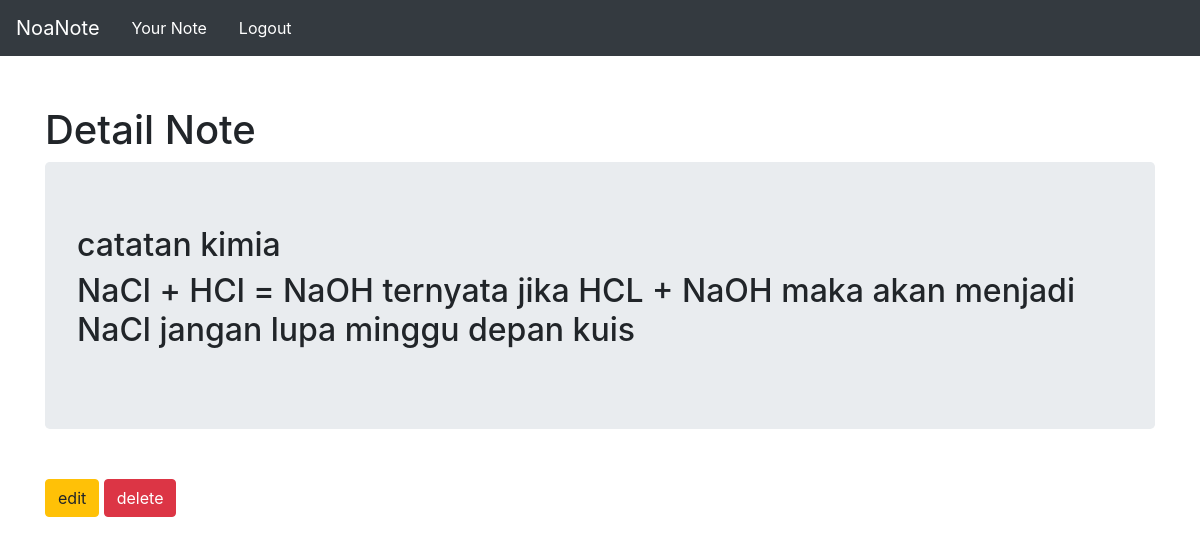
/notes/18/ (signed in), run on the app's committed database.
### notes/models.py (models this page shows, shortened)
class NoteModel(models.Model) :
    author = models.ForeignKey(get_user_model(), related_name = "authors", on_delete=models.CASCADE )
    title = models.CharField(max_length = 150)
    content = RichTextUploadingField()
    date = models.DateTimeField(auto_now = True)

### notes/views.py (the view)
# urls.py: path("<int:pk>/", login_required(NoteDetailView.as_view()), name = "detail"),
class NoteDetailView(DetailView) :
    model = NoteModel
    context_object_name = "detail_note"
    template_name = "detail.html"

### templates/detail.html
{% extends 'dasar.html' %}
{% load static %}
{% block body %}
<div class = "container">
        <h1>Detail Note</h1>
    <div class = "jumbotron" id ="content-list">
    <h2>{{ detail_note.title}} </h2>
    <h2>{{detail_note.content | safe}}</h2>
</div>
</div>
<div class = "container">
    <a class = "btn btn-warning" href = "{% url 'notes:update' pk=detail_note.pk %}">edit</a>
    <a class = "btn btn-danger" href = "{% url 'notes:delete' pk=detail_note.pk %}">delete</a>
</div>
{% endblock body %}

### static/css/dasar.css (style rules this page uses)
.container { margin-top: 50px; }
#content-list { overflow: scroll; }

### data on the page
NoteModel: title "catatan kimia", content "NaCl + HCl = NaOH ternyata jika HCL + NaOH maka akan menjadi NaCl jangan lupa minggu depan kuis"
